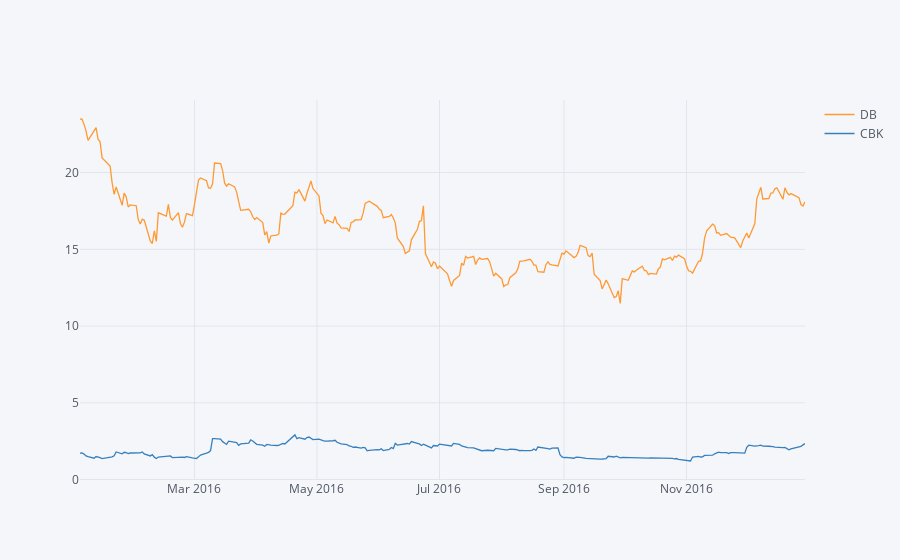

Notebook code cell kept with this figure:
### Code cell
bank_stocks.xs(key = 'Close', level = 'Stock Info', axis =1).iplot()

### Figure 1 — Plotly figure (JSON) as saved in the notebook; plotly's stock layout.template omitted (floating-point values rounded to 4 significant figures; data arrays with more than 128 entries replaced by an {"elided": "..."} marker saying what was removed)
{"data": [{"line": {"color": "rgba(255, 153, 51, 1.0)", "dash": "solid", "width": 1.3}, "mode": "lines", "name": "DB", "text": "", "type": "scatter", "x": {"elided": "252 str values"}, "y": {"elided": "252 float values"}}, {"line": {"color": "rgba(55, 128, 191, 1.0)", "dash": "solid", "width": 1.3}, "mode": "lines", "name": "CBK", "text": "", "type": "scatter", "x": {"elided": "252 str values"}, "y": {"elided": "252 float values"}}], "layout": {"legend": {"bgcolor": "#F5F6F9", "font": {"color": "#4D5663"}}, "paper_bgcolor": "#F5F6F9", "plot_bgcolor": "#F5F6F9", "titlefont": {"color": "#4D5663"}, "xaxis1": {"gridcolor": "#E1E5ED", "showgrid": true, "tickfont": {"color": "#4D5663"}, "title": "", "titlefont": {"color": "#4D5663"}, "zerolinecolor": "#E1E5ED"}, "yaxis1": {"gridcolor": "#E1E5ED", "showgrid": true, "tickfont": {"color": "#4D5663"}, "title": "", "titlefont": {"color": "#4D5663"}, "zerolinecolor": "#E1E5ED"}}}
